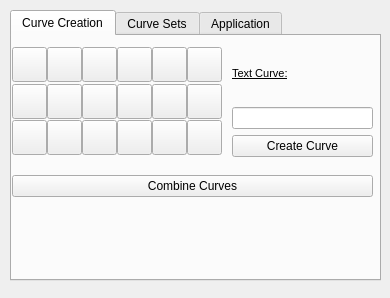
<?xml version="1.0" encoding="UTF-8"?>
<ui version="4.0">
 <class>ControllerCreationTool</class>
 <widget class="QWidget" name="ControllerCreationTool">
  <property name="geometry">
   <rect>
    <x>0</x>
    <y>0</y>
    <width>390</width>
    <height>298</height>
   </rect>
  </property>
  <property name="windowTitle">
   <string>Controller Set Creation Tool</string>
  </property>
  <widget class="QTabWidget" name="tabWidget">
   <property name="geometry">
    <rect>
     <x>10</x>
     <y>10</y>
     <width>371</width>
     <height>271</height>
    </rect>
   </property>
   <property name="sizePolicy">
    <sizepolicy hsizetype="Preferred" vsizetype="Preferred">
     <horstretch>220</horstretch>
     <verstretch>220</verstretch>
    </sizepolicy>
   </property>
   <property name="currentIndex">
    <number>0</number>
   </property>
   <widget class="QWidget" name="CreateCurvesTab">
    <attribute name="title">
     <string>Curve Creation</string>
    </attribute>
    <widget class="QWidget" name="layoutWidget">
     <property name="geometry">
      <rect>
       <x>0</x>
       <y>10</y>
       <width>212</width>
       <height>111</height>
      </rect>
     </property>
     <layout class="QGridLayout" name="gridLayout_31">
      <property name="sizeConstraint">
       <enum>QLayout::SetDefaultConstraint</enum>
      </property>
      <property name="bottomMargin">
       <number>0</number>
      </property>
      <property name="spacing">
       <number>0</number>
      </property>
      <item row="0" column="4" rowspan="2">
       <widget class="QPushButton" name="xButton">
        <property name="minimumSize">
         <size>
          <width>35</width>
          <height>35</height>
         </size>
        </property>
        <property name="maximumSize">
         <size>
          <width>35</width>
          <height>35</height>
         </size>
        </property>
        <property name="text">
         <string/>
        </property>
        <property name="icon">
         <iconset resource="icons.qrc">
          <normaloff>:/icons/Icons/X.png</normaloff>:/icons/Icons/X.png</iconset>
        </property>
        <property name="iconSize">
         <size>
          <width>35</width>
          <height>35</height>
         </size>
        </property>
        <property name="-c" stdset="0">
         <string>&quot;IDR_createCtrl_ctt cube&quot;</string>
        </property>
       </widget>
      </item>
      <item row="3" column="0" rowspan="2">
       <widget class="QPushButton" name="arrowLButton">
        <property name="minimumSize">
         <size>
          <width>35</width>
          <height>35</height>
         </size>
        </property>
        <property name="maximumSize">
         <size>
          <width>35</width>
          <height>35</height>
         </size>
        </property>
        <property name="text">
         <string/>
        </property>
        <property name="icon">
         <iconset resource="icons.qrc">
          <normaloff>:/icons/Icons/ArrowL.png</normaloff>:/icons/Icons/ArrowL.png</iconset>
        </property>
        <property name="iconSize">
         <size>
          <width>35</width>
          <height>35</height>
         </size>
        </property>
        <property name="-c" stdset="0">
         <string>&quot;IDR_createCtrl_ctt nailC&quot;</string>
        </property>
       </widget>
      </item>
      <item row="3" column="1" rowspan="2">
       <widget class="QPushButton" name="arrowUpButton">
        <property name="minimumSize">
         <size>
          <width>35</width>
          <height>35</height>
         </size>
        </property>
        <property name="maximumSize">
         <size>
          <width>35</width>
          <height>35</height>
         </size>
        </property>
        <property name="text">
         <string/>
        </property>
        <property name="icon">
         <iconset resource="icons.qrc">
          <normaloff>:/icons/Icons/ArrowUp.png</normaloff>:/icons/Icons/ArrowUp.png</iconset>
        </property>
        <property name="iconSize">
         <size>
          <width>35</width>
          <height>35</height>
         </size>
        </property>
        <property name="-c" stdset="0">
         <string>&quot;IDR_createCtrl_ctt nailA&quot;</string>
        </property>
       </widget>
      </item>
      <item row="2" column="4">
       <widget class="QPushButton" name="pyramidButton">
        <property name="minimumSize">
         <size>
          <width>35</width>
          <height>35</height>
         </size>
        </property>
        <property name="maximumSize">
         <size>
          <width>35</width>
          <height>35</height>
         </size>
        </property>
        <property name="text">
         <string/>
        </property>
        <property name="icon">
         <iconset resource="icons.qrc">
          <normaloff>:/icons/Icons/Pyramid.png</normaloff>:/icons/Icons/Pyramid.png</iconset>
        </property>
        <property name="iconSize">
         <size>
          <width>35</width>
          <height>35</height>
         </size>
        </property>
        <property name="-c" stdset="0">
         <string>&quot;IDR_createCtrl_ctt plus&quot;</string>
        </property>
       </widget>
      </item>
      <item row="0" column="1" rowspan="2">
       <widget class="QPushButton" name="squareButton">
        <property name="minimumSize">
         <size>
          <width>35</width>
          <height>35</height>
         </size>
        </property>
        <property name="maximumSize">
         <size>
          <width>35</width>
          <height>35</height>
         </size>
        </property>
        <property name="text">
         <string/>
        </property>
        <property name="icon">
         <iconset resource="icons.qrc">
          <normaloff>:/icons/Icons/Square.png</normaloff>:/icons/Icons/Square.png</iconset>
        </property>
        <property name="iconSize">
         <size>
          <width>35</width>
          <height>35</height>
         </size>
        </property>
        <property name="-c" stdset="0">
         <string>&quot;IDR_createCtrl_ctt square&quot;</string>
        </property>
       </widget>
      </item>
      <item row="3" column="3" rowspan="2">
       <widget class="QPushButton" name="arrow2Button">
        <property name="minimumSize">
         <size>
          <width>35</width>
          <height>35</height>
         </size>
        </property>
        <property name="maximumSize">
         <size>
          <width>35</width>
          <height>35</height>
         </size>
        </property>
        <property name="text">
         <string/>
        </property>
        <property name="icon">
         <iconset resource="icons.qrc">
          <normaloff>:/icons/Icons/Arrow2.png</normaloff>:/icons/Icons/Arrow2.png</iconset>
        </property>
        <property name="iconSize">
         <size>
          <width>35</width>
          <height>35</height>
         </size>
        </property>
        <property name="-c" stdset="0">
         <string>&quot;IDR_createCtrl_ctt arrowA&quot;</string>
        </property>
       </widget>
      </item>
      <item row="2" column="5" colspan="2">
       <widget class="QPushButton" name="arrowRButton">
        <property name="minimumSize">
         <size>
          <width>35</width>
          <height>35</height>
         </size>
        </property>
        <property name="maximumSize">
         <size>
          <width>35</width>
          <height>35</height>
         </size>
        </property>
        <property name="text">
         <string/>
        </property>
        <property name="icon">
         <iconset resource="icons.qrc">
          <normaloff>:/icons/Icons/ArrowR.png</normaloff>:/icons/Icons/ArrowR.png</iconset>
        </property>
        <property name="iconSize">
         <size>
          <width>35</width>
          <height>35</height>
         </size>
        </property>
        <property name="-c" stdset="0">
         <string>&quot;IDR_createCtrl_ctt arrowG&quot;</string>
        </property>
       </widget>
      </item>
      <item row="3" column="5" rowspan="2" colspan="2">
       <widget class="QPushButton" name="arrow4Button">
        <property name="minimumSize">
         <size>
          <width>35</width>
          <height>35</height>
         </size>
        </property>
        <property name="maximumSize">
         <size>
          <width>35</width>
          <height>35</height>
         </size>
        </property>
        <property name="text">
         <string/>
        </property>
        <property name="icon">
         <iconset resource="icons.qrc">
          <normaloff>:/icons/Icons/4Arrow.png</normaloff>:/icons/Icons/4Arrow.png</iconset>
        </property>
        <property name="iconSize">
         <size>
          <width>35</width>
          <height>35</height>
         </size>
        </property>
        <property name="-c" stdset="0">
         <string>&quot;IDR_uiControllerPlus($pCtt)&quot;</string>
        </property>
       </widget>
      </item>
      <item row="2" column="2">
       <widget class="QPushButton" name="sphereButton">
        <property name="minimumSize">
         <size>
          <width>35</width>
          <height>35</height>
         </size>
        </property>
        <property name="maximumSize">
         <size>
          <width>35</width>
          <height>35</height>
         </size>
        </property>
        <property name="text">
         <string/>
        </property>
        <property name="icon">
         <iconset resource="icons.qrc">
          <normaloff>:/icons/Icons/Sphere.png</normaloff>:/icons/Icons/Sphere.png</iconset>
        </property>
        <property name="iconSize">
         <size>
          <width>35</width>
          <height>35</height>
         </size>
        </property>
        <property name="-c" stdset="0">
         <string>&quot;IDR_createCtrl_ctt spiral&quot;</string>
        </property>
       </widget>
      </item>
      <item row="2" column="0">
       <widget class="QPushButton" name="starButton">
        <property name="minimumSize">
         <size>
          <width>35</width>
          <height>35</height>
         </size>
        </property>
        <property name="maximumSize">
         <size>
          <width>35</width>
          <height>35</height>
         </size>
        </property>
        <property name="text">
         <string/>
        </property>
        <property name="icon">
         <iconset resource="icons.qrc">
          <normaloff>:/icons/Icons/Star.png</normaloff>:/icons/Icons/Star.png</iconset>
        </property>
        <property name="iconSize">
         <size>
          <width>35</width>
          <height>35</height>
         </size>
        </property>
        <property name="-c" stdset="0">
         <string>&quot;IDR_createCtrl_ctt circlePlusA&quot;</string>
        </property>
       </widget>
      </item>
      <item row="0" column="2" rowspan="2">
       <widget class="QPushButton" name="triangleButton">
        <property name="minimumSize">
         <size>
          <width>35</width>
          <height>35</height>
         </size>
        </property>
        <property name="maximumSize">
         <size>
          <width>35</width>
          <height>35</height>
         </size>
        </property>
        <property name="text">
         <string/>
        </property>
        <property name="icon">
         <iconset resource="icons.qrc">
          <normaloff>:/icons/Icons/Triangle.png</normaloff>:/icons/Icons/Triangle.png</iconset>
        </property>
        <property name="iconSize">
         <size>
          <width>35</width>
          <height>35</height>
         </size>
        </property>
        <property name="-c" stdset="0">
         <string>&quot;IDR_createCtrl_ctt circle&quot;</string>
        </property>
       </widget>
      </item>
      <item row="3" column="4" rowspan="2">
       <widget class="QPushButton" name="arrow3Button">
        <property name="minimumSize">
         <size>
          <width>35</width>
          <height>35</height>
         </size>
        </property>
        <property name="maximumSize">
         <size>
          <width>35</width>
          <height>35</height>
         </size>
        </property>
        <property name="text">
         <string/>
        </property>
        <property name="icon">
         <iconset resource="icons.qrc">
          <normaloff>:/icons/Icons/Arrow3.png</normaloff>:/icons/Icons/Arrow3.png</iconset>
        </property>
        <property name="iconSize">
         <size>
          <width>35</width>
          <height>35</height>
         </size>
        </property>
        <property name="-c" stdset="0">
         <string>&quot;IDR_createCtrl_ctt arrowB&quot;</string>
        </property>
       </widget>
      </item>
      <item row="3" column="2" rowspan="2">
       <widget class="QPushButton" name="arrowDownButton">
        <property name="minimumSize">
         <size>
          <width>35</width>
          <height>35</height>
         </size>
        </property>
        <property name="maximumSize">
         <size>
          <width>35</width>
          <height>35</height>
         </size>
        </property>
        <property name="text">
         <string/>
        </property>
        <property name="icon">
         <iconset resource="icons.qrc">
          <normaloff>:/icons/Icons/ArrowDown.png</normaloff>:/icons/Icons/ArrowDown.png</iconset>
        </property>
        <property name="iconSize">
         <size>
          <width>35</width>
          <height>35</height>
         </size>
        </property>
        <property name="-c" stdset="0">
         <string>&quot;IDR_createCtrl_ctt nailB&quot;</string>
        </property>
       </widget>
      </item>
      <item row="2" column="3">
       <widget class="QPushButton" name="cubeButton">
        <property name="minimumSize">
         <size>
          <width>35</width>
          <height>35</height>
         </size>
        </property>
        <property name="maximumSize">
         <size>
          <width>35</width>
          <height>35</height>
         </size>
        </property>
        <property name="text">
         <string/>
        </property>
        <property name="icon">
         <iconset resource="icons.qrc">
          <normaloff>:/icons/Icons/Cube.png</normaloff>:/icons/Icons/Cube.png</iconset>
        </property>
        <property name="iconSize">
         <size>
          <width>35</width>
          <height>35</height>
         </size>
        </property>
        <property name="-c" stdset="0">
         <string>&quot;IDR_createCtrl_ctt star&quot;</string>
        </property>
       </widget>
      </item>
      <item row="0" column="0" rowspan="2">
       <widget class="QPushButton" name="circleButton">
        <property name="minimumSize">
         <size>
          <width>35</width>
          <height>35</height>
         </size>
        </property>
        <property name="maximumSize">
         <size>
          <width>35</width>
          <height>35</height>
         </size>
        </property>
        <property name="text">
         <string/>
        </property>
        <property name="icon">
         <iconset resource="icons.qrc">
          <normaloff>:/icons/Icons/Circle.png</normaloff>:/icons/Icons/Circle.png</iconset>
        </property>
        <property name="iconSize">
         <size>
          <width>35</width>
          <height>35</height>
         </size>
        </property>
        <property name="-c" stdset="0">
         <string>&quot;IDR_createCtrl_ctt triangle&quot;</string>
        </property>
       </widget>
      </item>
      <item row="2" column="1">
       <widget class="QPushButton" name="heartButton">
        <property name="minimumSize">
         <size>
          <width>35</width>
          <height>35</height>
         </size>
        </property>
        <property name="maximumSize">
         <size>
          <width>35</width>
          <height>35</height>
         </size>
        </property>
        <property name="text">
         <string/>
        </property>
        <property name="icon">
         <iconset resource="icons.qrc">
          <normaloff>:/icons/Icons/Heart.png</normaloff>:/icons/Icons/Heart.png</iconset>
        </property>
        <property name="iconSize">
         <size>
          <width>35</width>
          <height>35</height>
         </size>
        </property>
        <property name="-c" stdset="0">
         <string>&quot;IDR_createCtrl_ctt cog&quot;</string>
        </property>
       </widget>
      </item>
      <item row="0" column="3" rowspan="2">
       <widget class="QPushButton" name="diamondButton">
        <property name="minimumSize">
         <size>
          <width>35</width>
          <height>35</height>
         </size>
        </property>
        <property name="maximumSize">
         <size>
          <width>35</width>
          <height>35</height>
         </size>
        </property>
        <property name="text">
         <string/>
        </property>
        <property name="icon">
         <iconset resource="icons.qrc">
          <normaloff>:/icons/Icons/rhombus.png</normaloff>:/icons/Icons/rhombus.png</iconset>
        </property>
        <property name="iconSize">
         <size>
          <width>35</width>
          <height>35</height>
         </size>
        </property>
        <property name="-c" stdset="0">
         <string>&quot;IDR_createCtrl_ctt pyramid&quot;</string>
        </property>
       </widget>
      </item>
      <item row="0" column="5" rowspan="2" colspan="2">
       <widget class="QPushButton" name="plusButton">
        <property name="minimumSize">
         <size>
          <width>35</width>
          <height>35</height>
         </size>
        </property>
        <property name="maximumSize">
         <size>
          <width>35</width>
          <height>35</height>
         </size>
        </property>
        <property name="text">
         <string/>
        </property>
        <property name="icon">
         <iconset resource="icons.qrc">
          <normaloff>:/icons/Icons/Plus.png</normaloff>:/icons/Icons/Plus.png</iconset>
        </property>
        <property name="iconSize">
         <size>
          <width>35</width>
          <height>35</height>
         </size>
        </property>
        <property name="-c" stdset="0">
         <string>&quot;IDR_createCtrl_ctt sphere&quot;</string>
        </property>
       </widget>
      </item>
     </layout>
    </widget>
    <widget class="QWidget" name="verticalLayoutWidget">
     <property name="geometry">
      <rect>
       <x>220</x>
       <y>10</y>
       <width>141</width>
       <height>111</height>
      </rect>
     </property>
     <layout class="QVBoxLayout" name="verticalLayout">
      <item>
       <widget class="QLabel" name="label_5">
        <property name="font">
         <font>
          <pointsize>8</pointsize>
          <weight>50</weight>
          <bold>false</bold>
          <underline>true</underline>
         </font>
        </property>
        <property name="text">
         <string>Text Curve:</string>
        </property>
       </widget>
      </item>
      <item>
       <widget class="QLineEdit" name="TCLineEdit"/>
      </item>
      <item>
       <widget class="QPushButton" name="CreateCurvButton">
        <property name="text">
         <string>Create Curve</string>
        </property>
       </widget>
      </item>
     </layout>
    </widget>
    <widget class="QWidget" name="verticalLayoutWidget_3">
     <property name="geometry">
      <rect>
       <x>0</x>
       <y>130</y>
       <width>361</width>
       <height>41</height>
      </rect>
     </property>
     <layout class="QVBoxLayout" name="verticalLayout_3">
      <item>
       <widget class="QPushButton" name="ComCurvButton">
        <property name="text">
         <string>Combine Curves</string>
        </property>
       </widget>
      </item>
     </layout>
    </widget>
   </widget>
   <widget class="QWidget" name="CurveSetsTab">
    <attribute name="title">
     <string>Curve Sets</string>
    </attribute>
    <widget class="QTreeView" name="DirTreeView">
     <property name="geometry">
      <rect>
       <x>10</x>
       <y>40</y>
       <width>341</width>
       <height>161</height>
      </rect>
     </property>
    </widget>
    <widget class="QWidget" name="horizontalLayoutWidget">
     <property name="geometry">
      <rect>
       <x>30</x>
       <y>10</y>
       <width>301</width>
       <height>31</height>
      </rect>
     </property>
     <layout class="QHBoxLayout" name="horizontalLayout_2">
      <item>
       <widget class="QLabel" name="label">
        <property name="font">
         <font>
          <pointsize>9</pointsize>
          <weight>50</weight>
          <bold>false</bold>
          <underline>true</underline>
         </font>
        </property>
        <property name="text">
         <string>Select Curves:</string>
        </property>
       </widget>
      </item>
      <item>
       <widget class="QPushButton" name="SCSButton">
        <property name="text">
         <string>Save Curve Set</string>
        </property>
       </widget>
      </item>
     </layout>
    </widget>
    <widget class="QPushButton" name="LCSButton">
     <property name="geometry">
      <rect>
       <x>20</x>
       <y>210</y>
       <width>158</width>
       <height>28</height>
      </rect>
     </property>
     <property name="text">
      <string>Load Curve Set</string>
     </property>
    </widget>
    <widget class="QPushButton" name="DCSButton">
     <property name="geometry">
      <rect>
       <x>180</x>
       <y>210</y>
       <width>158</width>
       <height>28</height>
      </rect>
     </property>
     <property name="text">
      <string>Delete Curve Set</string>
     </property>
    </widget>
   </widget>
   <widget class="QWidget" name="tab">
    <attribute name="title">
     <string>Application</string>
    </attribute>
    <widget class="QWidget" name="horizontalLayoutWidget_2">
     <property name="geometry">
      <rect>
       <x>10</x>
       <y>0</y>
       <width>341</width>
       <height>41</height>
      </rect>
     </property>
     <layout class="QHBoxLayout" name="horizontalLayout">
      <item>
       <widget class="QLabel" name="label_2">
        <property name="text">
         <string>Apply Curves to Bones:</string>
        </property>
       </widget>
      </item>
      <item>
       <widget class="QPushButton" name="ASButton">
        <property name="text">
         <string>Apply Selected</string>
        </property>
       </widget>
      </item>
     </layout>
    </widget>
    <widget class="QWidget" name="verticalLayoutWidget_4">
     <property name="geometry">
      <rect>
       <x>70</x>
       <y>50</y>
       <width>211</width>
       <height>41</height>
      </rect>
     </property>
     <layout class="QVBoxLayout" name="verticalLayout_4">
      <item>
       <widget class="QPushButton" name="COGButton">
        <property name="text">
         <string>Create Offset Group</string>
        </property>
       </widget>
      </item>
     </layout>
    </widget>
   </widget>
  </widget>
 </widget>
 <resources>
  <include location="icons.qrc"/>
 </resources>
 <connections/>
</ui>
